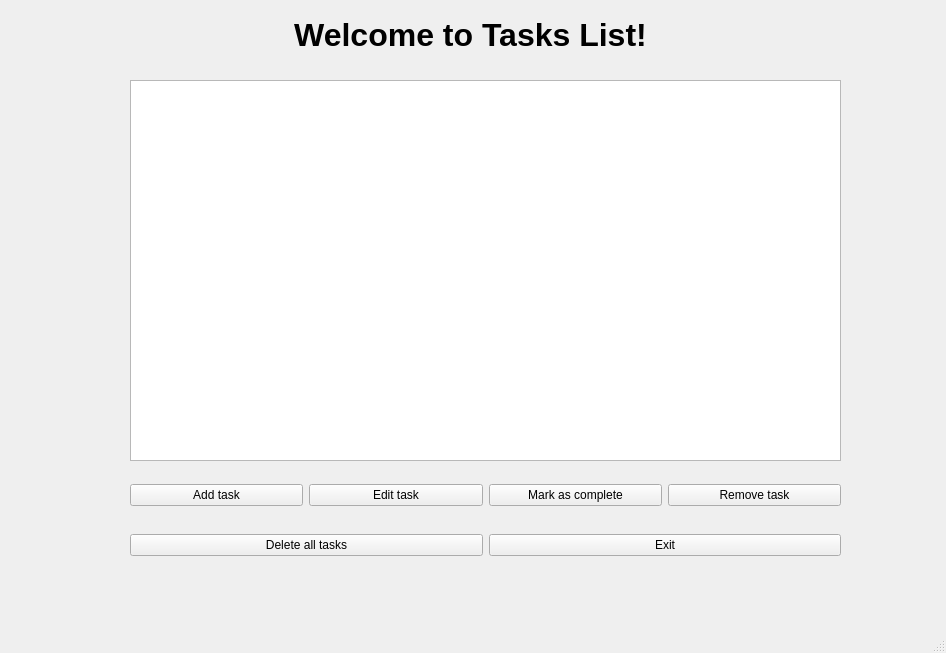
<?xml version="1.0" encoding="UTF-8"?>
<ui version="4.0">
 <class>MainWindow</class>
 <widget class="QMainWindow" name="MainWindow">
  <property name="geometry">
   <rect>
    <x>0</x>
    <y>0</y>
    <width>946</width>
    <height>653</height>
   </rect>
  </property>
  <property name="windowTitle">
   <string>MainWindow</string>
  </property>
  <widget class="QWidget" name="centralwidget">
   <widget class="QLabel" name="label">
    <property name="geometry">
     <rect>
      <x>0</x>
      <y>0</y>
      <width>941</width>
      <height>71</height>
     </rect>
    </property>
    <property name="text">
     <string>&lt;html&gt;&lt;head/&gt;&lt;body&gt;&lt;p align=&quot;center&quot;&gt;&lt;span style=&quot; font-size:24pt; font-weight:700;&quot;&gt;Welcome to Tasks List!&lt;/span&gt;&lt;/p&gt;&lt;/body&gt;&lt;/html&gt;</string>
    </property>
    <property name="scaledContents">
     <bool>false</bool>
    </property>
   </widget>
   <widget class="QListView" name="listView">
    <property name="geometry">
     <rect>
      <x>130</x>
      <y>80</y>
      <width>711</width>
      <height>381</height>
     </rect>
    </property>
   </widget>
   <widget class="QWidget" name="horizontalLayoutWidget">
    <property name="geometry">
     <rect>
      <x>130</x>
      <y>470</y>
      <width>711</width>
      <height>51</height>
     </rect>
    </property>
    <layout class="QHBoxLayout" name="horizontalLayout">
     <item>
      <widget class="QPushButton" name="pushButton_3">
       <property name="text">
        <string>Add task</string>
       </property>
      </widget>
     </item>
     <item>
      <widget class="QPushButton" name="pushButton_4">
       <property name="text">
        <string>Edit task</string>
       </property>
      </widget>
     </item>
     <item>
      <widget class="QPushButton" name="pushButton_2">
       <property name="text">
        <string>Mark as complete</string>
       </property>
      </widget>
     </item>
     <item>
      <widget class="QPushButton" name="pushButton">
       <property name="text">
        <string>Remove task</string>
       </property>
      </widget>
     </item>
    </layout>
   </widget>
   <widget class="QWidget" name="horizontalLayoutWidget_2">
    <property name="geometry">
     <rect>
      <x>130</x>
      <y>520</y>
      <width>711</width>
      <height>51</height>
     </rect>
    </property>
    <layout class="QHBoxLayout" name="horizontalLayout_2">
     <item>
      <widget class="QPushButton" name="pushButton_5">
       <property name="text">
        <string>Delete all tasks</string>
       </property>
      </widget>
     </item>
     <item>
      <widget class="QPushButton" name="pushButton_8">
       <property name="text">
        <string>Exit</string>
       </property>
      </widget>
     </item>
    </layout>
   </widget>
  </widget>
  <widget class="QMenuBar" name="menubar">
   <property name="geometry">
    <rect>
     <x>0</x>
     <y>0</y>
     <width>946</width>
     <height>22</height>
    </rect>
   </property>
  </widget>
  <widget class="QStatusBar" name="statusbar"/>
 </widget>
 <resources/>
 <connections/>
</ui>
